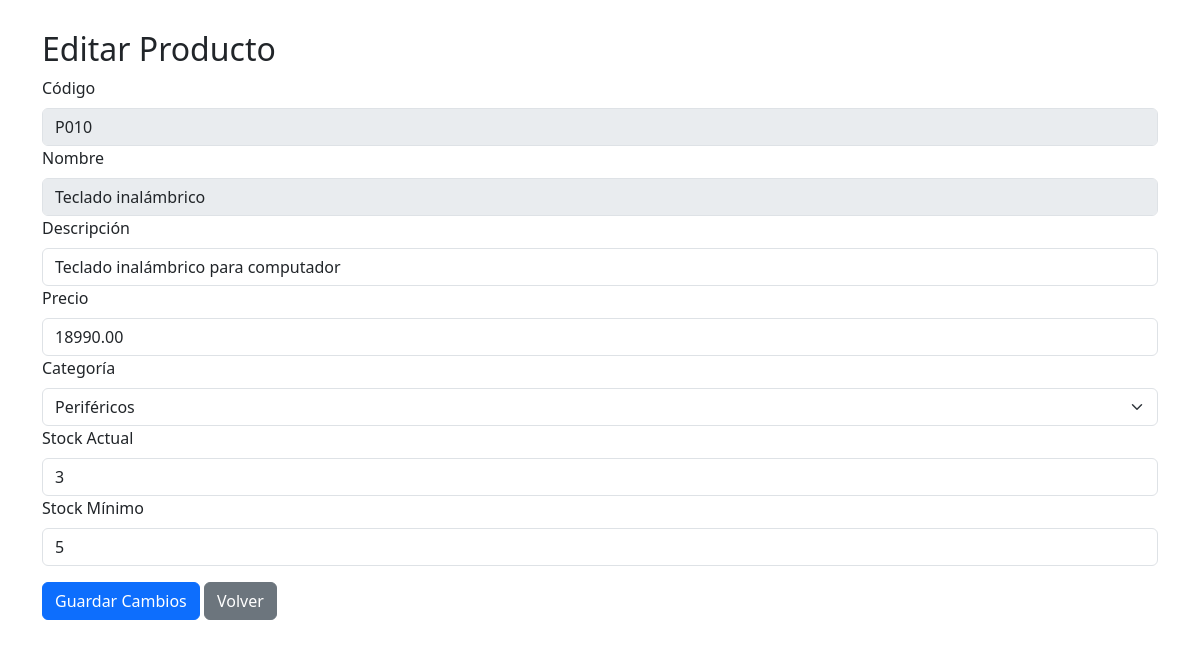
Screenshot of /EditarProducto.php?codigo=P010 with the database file from the repository.
### tables this page shows
CREATE TABLE productos (
    id_producto INT AUTO_INCREMENT PRIMARY KEY,
    codigo VARCHAR(20) NOT NULL UNIQUE,
    nombre VARCHAR(100) NOT NULL,
    descripcion VARCHAR(255),
    precio DECIMAL(10,2) NOT NULL,
    stock_actual INT NOT NULL DEFAULT 0,
    stock_minimo INT NOT NULL DEFAULT 0,
    estado TINYINT(1) NOT NULL DEFAULT 1,
    id_categoria INT NOT NULL,

    FOREIGN KEY (id_categoria)
        REFERENCES categorias(id_categoria)
        ON UPDATE CASCADE
        ON DELETE RESTRICT
);

CREATE TABLE categorias (
    id_categoria INT AUTO_INCREMENT PRIMARY KEY,
    nombre VARCHAR(60) NOT NULL UNIQUE,
    descripcion VARCHAR(255),
    estado TINYINT(1) NOT NULL DEFAULT 1
);

### EditarProducto.php (the view, shortened to what this page needs)
<?php
require_once"conexion.php";
$codigo=$_GET["codigo"] ?? $_POST["codigo"] ?? "";
$consulta=$pdo->prepare("
SELECT * FROM productos
WHERE codigo=?
");
$consulta->execute([$codigo]);
$producto=$consulta->fetch();
$categorias=$pdo->prepare("
SELECT id_categoria,nombre
FROM categorias
WHERE estado=1
");
$categorias->execute();
$listaCategorias=$categorias->fetchAll();
?>
<!DOCTYPE html>
<html lang="es">
<head>
    <link href="https://cdn.jsdelivr.net/npm/bootstrap@5.3.3/dist/css/bootstrap.min.css" rel="stylesheet">
</head>
<body>
<form method="POST" class="container" style="margin-top:30px;">
    <h2>Editar Producto</h2>
    <label class="form-label">Código</label>
    <input type="text" class="form-control"
    value="<?=htmlspecialchars($producto["codigo"])?>" disabled>
    <label class="form-label">Nombre</label>
    <input type="text" class="form-control"
    value="<?=htmlspecialchars($producto["nombre"])?>" disabled>
    <label class="form-label">Descripción</label>
    <input type="text" name="descripcion" class="form-control"
    value="<?=htmlspecialchars($producto["descripcion"] ?? "")?>">
    <label class="form-label">Precio</label>
    <input type="number" name="precio" class="form-control"
    value="<?=$producto["precio"]?>">
    <label class="form-label">Categoría</label>
    <select name="id_categoria" class="form-select">
        <?php
        foreach($listaCategorias as $categoria)
        {
        ?>
        <option value="<?=$categoria["id_categoria"]?>"
        <?php
        if($categoria["id_categoria"]==$producto["id_categoria"])
        {
            echo"selected";
        }
        ?>>
        <?=htmlspecialchars($categoria["nombre"])?>
        </option>
        <?php
        }
        ?>
    </select>
    <label class="form-label">Stock Actual</label>
    <input type="number" name="stock_actual" class="form-control"
    value="<?=$producto["stock_actual"]?>">
    <label class="form-label">Stock Mínimo</label>
    <input type="number" name="stock_minimo" class="form-control"
    value="<?=$producto["stock_minimo"]?>">
    <button type="submit" class="btn btn-primary">
        Guardar Cambios
    </button>
    <a href="ListadoDeProductos.php" class="btn btn-secondary">
        Volver
    </a>
</form>
</body>
</html>

### rows the page displays
productos: codigo "P010", nombre "Teclado inalámbrico", descripcion "Teclado inalámbrico para computador", precio "18990.00", id_categoria "Periféricos", stock_actual "3", stock_minimo "5"
